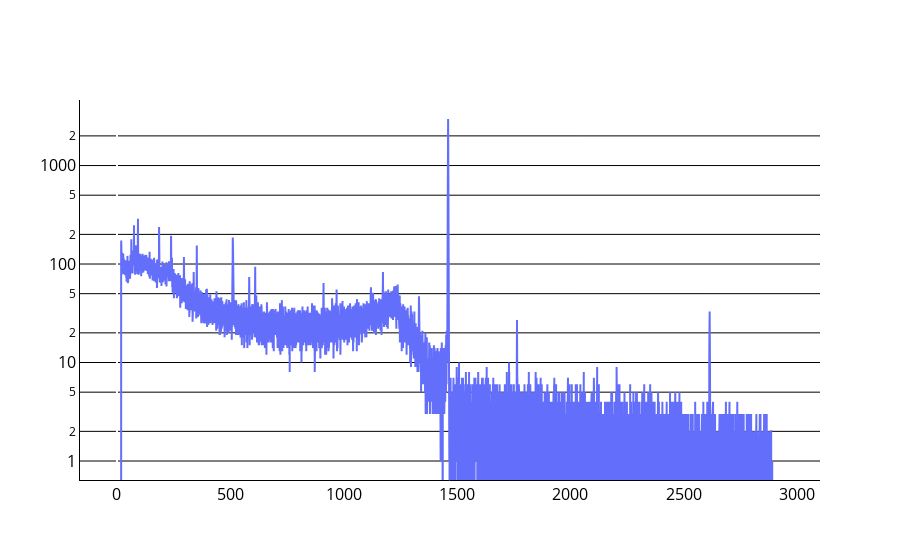

Notebook cell for this chart:
### Code cell
fig = go.Figure(
        data=[
            go.Scatter(
                x=spec.energies_kev,
                y=spec.counts_vals,
                error_y=dict(
                    type='data', # value of error bar given in data coordinates
                    array=y_errors,
                    visible=True))
        ])
fig.update_layout(yaxis_type="log")
fig.update_layout(plot_bgcolor='white')#,width=700, height=700)
fig.update_yaxes(showgrid=True,gridcolor='black',linecolor='black',tickcolor='black',
                 tickfont=dict(color='black', size=16))
fig.update_xaxes(linecolor='black',tickfont=dict(color='black', size=16))

fig.show()

### Figure 1 — Plotly figure (JSON) as saved in the notebook; plotly's stock layout.template omitted (floating-point values rounded to 4 significant figures; data arrays with more than 128 entries replaced by an {"elided": "..."} marker saying what was removed)
{"data": [{"error_y": {"array": [0.9559, 13.29, 0.2437, 8.27, 5.114], "type": "data", "visible": true}, "type": "scatter", "x": {"elided": "16384 float values"}, "y": {"elided": "16384 int values"}}], "layout": {"plot_bgcolor": "white", "xaxis": {"linecolor": "black", "tickfont": {"color": "black", "size": 16}}, "yaxis": {"gridcolor": "black", "linecolor": "black", "showgrid": true, "tickcolor": "black", "tickfont": {"color": "black", "size": 16}, "type": "log"}}}
